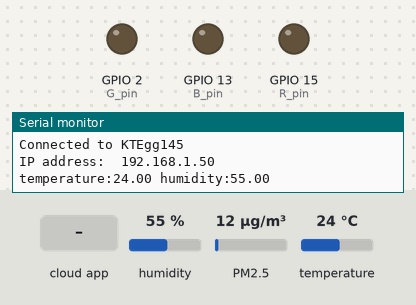
This sketch was run on a simulated ESP8266 (NodeMCU). Parts: output pins drawn as LEDs (lit = HIGH), the last lines printed to the serial monitor. Wiring (inferred from the names in the program): dust sensor: data GPIO 5. The inputs (shaded band) are chosen by the test bench; at power-on: humidity 55 %, PM2.5 12 µg/m³, temperature 24 °C. WiFi joins after 1.5 s; servers stay silent unless stated; the Firebase database answers and starts empty.

Above: at 2.8 s.
2.9 s: the phone or cloud app sets led_B to 1
At 8.6 s:
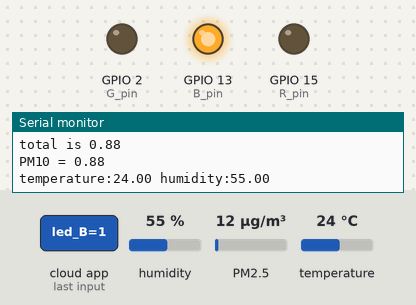
9.0 s: the phone or cloud app sets led_R to 1
At 14.2 s:
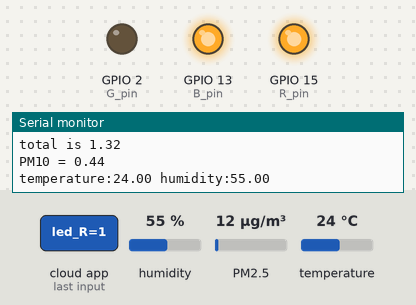
14.8 s: the phone or cloud app sets led_G to 1
At 19.8 s:
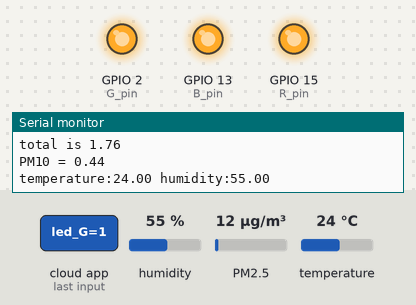
20.6 s: the phone or cloud app sets led_B to 0
At 25.4 s:
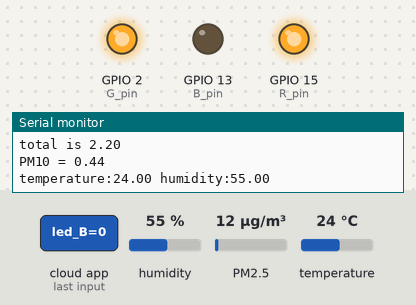
26.4 s: the phone or cloud app sets led_R to 0
At 31.1 s:
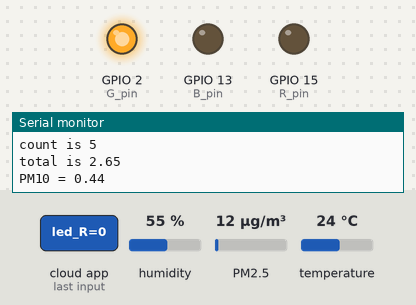
32.2 s: the phone or cloud app sets led_B to 1
At 37.9 s:
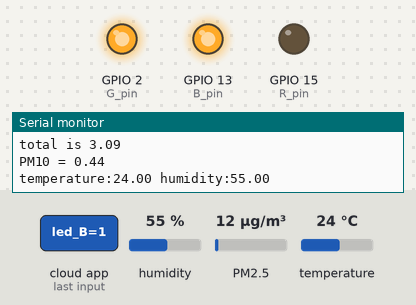
Timing chart, 0 to 39.0 s (numbered marks = the images above; inputs shaded):
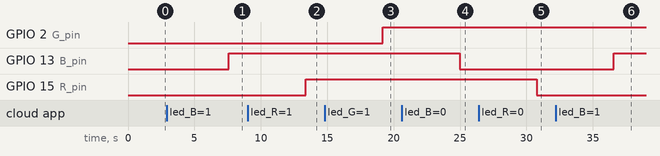

Measured:
- after the input at 2.9 s, GPIO 13 (B_pin): LOW → HIGH after 4.7 s
- after the input at 9.0 s, GPIO 15 (R_pin): LOW → HIGH after 4.4 s
- after the input at 14.8 s, GPIO 2 (G_pin): LOW → HIGH after 4.4 s
- after the input at 20.6 s, GPIO 13 (B_pin): HIGH → LOW after 4.4 s
- after the input at 26.4 s, GPIO 15 (R_pin): HIGH → LOW after 4.4 s
- after the input at 32.2 s, GPIO 13 (B_pin): LOW → HIGH after 4.4 s

The sketch:

Firebase_with_esp8266_ppd42ns_dht11_LED.ino
```cpp
#include <ESP8266WiFi.h>
#include <ESP8266WiFiMulti.h>
#include <FirebaseArduino.h>
#include <DHT11.h>

// Set these to run example.
#define FIREBASE_HOST "mise-3795b.firebaseio.com"
#define FIREBASE_AUTH "PD2N1V1zCi9FdfefMYVNB49R0YdMogQx74a8tB3h"
#define WIFI_SSID "KTEgg145"
#define WIFI_PASSWORD "kaii1357!!i"
#define DHT11_Delay 5000

//set ESP8266
ESP8266WiFiMulti wifiMulti;

//전역변수 선언
//ppd42ns
int ppd42ns_pin = 5;
unsigned long duration;
unsigned long starttime;
unsigned long sampletime_ms = 5000;//sampe 30s ;
unsigned long lowpulseoccupancy = 0;

float pcsPerCF = 0;
float ugm3 = 0;
float ratio = 0;
float concentration = 0;

//PM 평균
int count = 0;
float total = 0;
float average = 0;

//DHT11
int dht11_pin = 4;
DHT11 dht11(dht11_pin);

//LED
int B_pin = 13; //Connect Blue led to Digital pin 9
int R_pin = 15;//Connect Red led to Digital pin 10
int G_pin = 2;//Connect Green led to Digital pin 11

int B = 0;
int R = 0;
int G = 0;

void setup() {
  Serial.begin(115200);

  //ppd42ns Setting
  pinMode(ppd42ns_pin, INPUT);
  starttime = millis();

  //LED Setting
  pinMode(B_pin, OUTPUT);
  pinMode(R_pin, OUTPUT);
  pinMode(G_pin, OUTPUT);

  // connect to wifi.
  wifiMulti.addAP("KTEgg145", "kaii1357!!i");   // add Wi-Fi networks you want to connect to
  wifiMulti.addAP("iPhone", "kaii1357");

  Serial.println("Connecting ...");

  int i = 0;
  while (wifiMulti.run() != WL_CONNECTED) { // Wait for the Wi-Fi to connect: scan for Wi-Fi networks, and connect to the strongest of the networks above
    delay(1000);
    Serial.print('.');
  }
  Serial.println('\n');
  Serial.print("Connected to ");
  Serial.println(WiFi.SSID());              // Tell us what network we're connected to
  Serial.print("IP address:\t");
  Serial.println(WiFi.localIP());           // Send the IP address of the ESP8266 to the computer


  Firebase.begin(FIREBASE_HOST, FIREBASE_AUTH);
  Firebase.setFloat("pm10", 0);


}


void loop() {

  ppd42ns();
  CallDHT11();
  ledAction();
}


void ledAction() {

  B = Firebase.getInt("led_B");
  R = Firebase.getInt("led_R");
  G = Firebase.getInt("led_G");
  // handle error
  if (Firebase.failed()) {
    Serial.print("setting /number failed:");
    Serial.println(Firebase.error());
    return;
  }

  digitalWrite(B_pin, B);
  digitalWrite(R_pin, R);
  digitalWrite(G_pin, G);
  /*
    analogWrite(B_pin, B);
    analogWrite(R_pin, R);
    analogWrite(G_pin, G);
  */
}

void CallDHT11() {
  int err;
  float temp, humi;
  if ((err = dht11.read(humi, temp)) == 0)
  {
    Firebase.setFloat("temperature", temp);
    // handle error
    if (Firebase.failed()) {
      Serial.print("setting /number failed:");
      Serial.println(Firebase.error());
      return;
    }

    Firebase.setFloat("humidity", humi);
    // handle error
    if (Firebase.failed()) {
      Serial.print("setting /number failed:");
      Serial.println(Firebase.error());
      return;
    }
    Serial.print("temperature:");
    Serial.print(temp);
    Serial.print(" humidity:");
    Serial.print(humi);
    Serial.println();
  }
  else
  {
    Serial.println();
    Serial.print("Error No :");
    Serial.print(err);
    Serial.println();
  }
  delay(DHT11_Delay); //delay for reread
}

void ppd42ns() {

  duration = pulseIn(ppd42ns_pin, LOW);
  lowpulseoccupancy = lowpulseoccupancy + duration;

  if ((millis() - starttime) > sampletime_ms) //if the sampel time == 30s
  {
    ratio = lowpulseoccupancy / (sampletime_ms * 10.0); // Integer percentage 0=>100
    concentration = 1.1 * pow(ratio, 3) - 3.8 * pow(ratio, 2) + 520 * ratio + 0.62; // using spec sheet curve
    pcsPerCF = concentration * 100;
    ugm3 = pcsPerCF / 7000;
    averagePM10(ugm3);
    Serial.print("PM10 = ");
    Serial.print(ugm3);
    Serial.println("\n");


    lowpulseoccupancy = 0;
    starttime = millis();
  }
}


void averagePM10(float data) {


  count += 1;
  total += data;
  Serial.print("count is ");
  Serial.print(count);
  Serial.println("");

  Serial.print("total is ");
  Serial.print(total);
  Serial.println("");

  if (count >= 10) {
    average = total / count;
    Serial.print("average = ");
    Serial.print(average);
    Serial.println("");


    Firebase.setFloat("pm10", average);
    // handle error
    if (Firebase.failed()) {
      Serial.print("setting /number failed:");
      Serial.println(Firebase.error());
      return;
    }

    count = 0;
    total = 0;
  }


}
```
